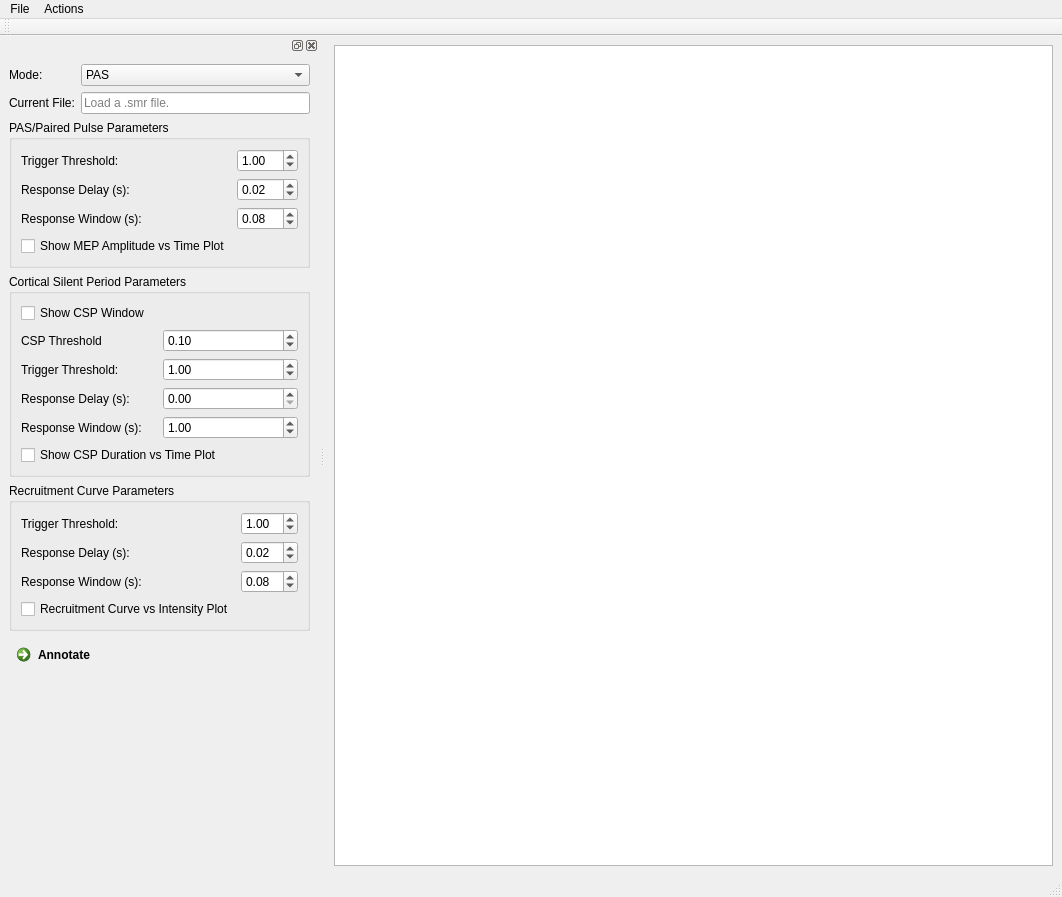
<?xml version="1.0" encoding="UTF-8"?>
<ui version="4.0">
 <class>MainWindow</class>
 <widget class="QMainWindow" name="MainWindow">
  <property name="geometry">
   <rect>
    <x>0</x>
    <y>0</y>
    <width>1062</width>
    <height>897</height>
   </rect>
  </property>
  <property name="windowTitle">
   <string>MainWindow</string>
  </property>
  <widget class="QWidget" name="centralwidget">
   <layout class="QGridLayout" name="gridLayout">
    <item row="0" column="0">
     <widget class="GraphicsLayoutWidget" name="graphicsView"/>
    </item>
   </layout>
  </widget>
  <widget class="QMenuBar" name="menubar">
   <property name="geometry">
    <rect>
     <x>0</x>
     <y>0</y>
     <width>1062</width>
     <height>21</height>
    </rect>
   </property>
   <widget class="QMenu" name="menuFile">
    <property name="title">
     <string>File</string>
    </property>
    <widget class="QMenu" name="menuSave">
     <property name="title">
      <string>Save</string>
     </property>
     <addaction name="actionCSV"/>
    </widget>
    <addaction name="actionLoad"/>
    <addaction name="menuSave"/>
    <addaction name="separator"/>
    <addaction name="actionExit"/>
   </widget>
   <widget class="QMenu" name="menuActions">
    <property name="title">
     <string>Actions</string>
    </property>
    <addaction name="actionAnnotate_Min_Max"/>
    <addaction name="actionClear_Scene"/>
    <addaction name="separator"/>
    <addaction name="actionManually_Add_Trigger"/>
   </widget>
   <addaction name="menuFile"/>
   <addaction name="menuActions"/>
  </widget>
  <widget class="QStatusBar" name="statusbar"/>
  <widget class="QToolBar" name="toolBar">
   <property name="windowTitle">
    <string>toolBar</string>
   </property>
   <attribute name="toolBarArea">
    <enum>TopToolBarArea</enum>
   </attribute>
   <attribute name="toolBarBreak">
    <bool>false</bool>
   </attribute>
  </widget>
  <widget class="QDockWidget" name="dockWidget">
   <attribute name="dockWidgetArea">
    <number>1</number>
   </attribute>
   <widget class="QWidget" name="dockWidgetContents">
    <layout class="QGridLayout" name="gridLayout_3">
     <item row="0" column="0">
      <layout class="QGridLayout" name="gridLayout_2">
       <item row="1" column="0">
        <widget class="QLabel" name="label_2">
         <property name="text">
          <string>Current File:</string>
         </property>
        </widget>
       </item>
       <item row="0" column="0">
        <widget class="QLabel" name="label">
         <property name="text">
          <string>Mode: </string>
         </property>
        </widget>
       </item>
       <item row="0" column="1">
        <widget class="QComboBox" name="comboBox">
         <item>
          <property name="text">
           <string>PAS</string>
          </property>
         </item>
         <item>
          <property name="text">
           <string>Recruitment Curve</string>
          </property>
         </item>
         <item>
          <property name="text">
           <string>Paired Pulse</string>
          </property>
         </item>
         <item>
          <property name="text">
           <string>Cortical Silent Period</string>
          </property>
         </item>
        </widget>
       </item>
       <item row="1" column="1">
        <widget class="QLineEdit" name="lineEdit">
         <property name="readOnly">
          <bool>true</bool>
         </property>
         <property name="placeholderText">
          <string>Load a .smr file.</string>
         </property>
        </widget>
       </item>
      </layout>
     </item>
     <item row="4" column="0">
      <widget class="QCommandLinkButton" name="command_annotate_button">
       <property name="text">
        <string>Annotate</string>
       </property>
      </widget>
     </item>
     <item row="5" column="0">
      <spacer name="verticalSpacer">
       <property name="orientation">
        <enum>Qt::Vertical</enum>
       </property>
       <property name="sizeHint" stdset="0">
        <size>
         <width>20</width>
         <height>40</height>
        </size>
       </property>
      </spacer>
     </item>
     <item row="1" column="0">
      <widget class="QGroupBox" name="groupBox">
       <property name="title">
        <string>PAS/Paired Pulse Parameters</string>
       </property>
       <layout class="QGridLayout" name="gridLayout_6">
        <item row="2" column="1">
         <widget class="QDoubleSpinBox" name="pas_response_window_spinbox">
          <property name="singleStep">
           <double>0.010000000000000</double>
          </property>
          <property name="value">
           <double>0.080000000000000</double>
          </property>
         </widget>
        </item>
        <item row="0" column="0">
         <widget class="QLabel" name="label_6">
          <property name="text">
           <string>Trigger Threshold:</string>
          </property>
         </widget>
        </item>
        <item row="1" column="0">
         <widget class="QLabel" name="label_5">
          <property name="text">
           <string>Response Delay (s):</string>
          </property>
         </widget>
        </item>
        <item row="1" column="1">
         <widget class="QDoubleSpinBox" name="pas_response_delay_spinbox">
          <property name="singleStep">
           <double>0.010000000000000</double>
          </property>
          <property name="value">
           <double>0.020000000000000</double>
          </property>
         </widget>
        </item>
        <item row="0" column="1">
         <widget class="QDoubleSpinBox" name="pas_trigger_threshold_spinbox">
          <property name="singleStep">
           <double>0.100000000000000</double>
          </property>
          <property name="value">
           <double>1.000000000000000</double>
          </property>
         </widget>
        </item>
        <item row="2" column="0">
         <widget class="QLabel" name="label_7">
          <property name="text">
           <string>Response Window (s):</string>
          </property>
         </widget>
        </item>
        <item row="3" column="0">
         <widget class="QCheckBox" name="pas_show_mep_amplitude_checkbox">
          <property name="text">
           <string>Show MEP Amplitude vs Time Plot</string>
          </property>
         </widget>
        </item>
       </layout>
      </widget>
     </item>
     <item row="2" column="0">
      <widget class="QGroupBox" name="groupBox_2">
       <property name="title">
        <string>Cortical Silent Period Parameters</string>
       </property>
       <layout class="QGridLayout" name="gridLayout_4">
        <item row="5" column="0" colspan="2">
         <widget class="QCheckBox" name="csp_duration_vs_time_checkbox">
          <property name="text">
           <string>Show CSP Duration vs Time Plot</string>
          </property>
         </widget>
        </item>
        <item row="1" column="1">
         <widget class="QDoubleSpinBox" name="csp_csp_threshold_spinbox">
          <property name="singleStep">
           <double>0.010000000000000</double>
          </property>
          <property name="value">
           <double>0.100000000000000</double>
          </property>
         </widget>
        </item>
        <item row="3" column="1">
         <widget class="QDoubleSpinBox" name="csp_response_delay_spinbox">
          <property name="singleStep">
           <double>0.100000000000000</double>
          </property>
         </widget>
        </item>
        <item row="2" column="1">
         <widget class="QDoubleSpinBox" name="csp_trigger_threshold_spinbox">
          <property name="singleStep">
           <double>0.100000000000000</double>
          </property>
          <property name="value">
           <double>1.000000000000000</double>
          </property>
         </widget>
        </item>
        <item row="1" column="0">
         <widget class="QLabel" name="label_14">
          <property name="text">
           <string>CSP Threshold</string>
          </property>
         </widget>
        </item>
        <item row="4" column="1">
         <widget class="QDoubleSpinBox" name="csp_response_window_spinbox">
          <property name="singleStep">
           <double>0.100000000000000</double>
          </property>
          <property name="value">
           <double>1.000000000000000</double>
          </property>
         </widget>
        </item>
        <item row="3" column="0">
         <widget class="QLabel" name="label_4">
          <property name="text">
           <string>Response Delay (s):</string>
          </property>
         </widget>
        </item>
        <item row="4" column="0">
         <widget class="QLabel" name="label_13">
          <property name="text">
           <string>Response Window (s):</string>
          </property>
         </widget>
        </item>
        <item row="2" column="0">
         <widget class="QLabel" name="label_12">
          <property name="text">
           <string>Trigger Threshold:</string>
          </property>
         </widget>
        </item>
        <item row="0" column="0">
         <widget class="QCheckBox" name="csp_show_csp_window_checkbox">
          <property name="text">
           <string>Show CSP Window</string>
          </property>
         </widget>
        </item>
       </layout>
      </widget>
     </item>
     <item row="3" column="0">
      <widget class="QGroupBox" name="groupBox_3">
       <property name="title">
        <string>Recruitment Curve Parameters</string>
       </property>
       <layout class="QGridLayout" name="gridLayout_7">
        <item row="2" column="1">
         <widget class="QDoubleSpinBox" name="rc_response_window_spinbox">
          <property name="singleStep">
           <double>0.010000000000000</double>
          </property>
          <property name="value">
           <double>0.080000000000000</double>
          </property>
         </widget>
        </item>
        <item row="0" column="0">
         <widget class="QLabel" name="label_8">
          <property name="text">
           <string>Trigger Threshold:</string>
          </property>
         </widget>
        </item>
        <item row="1" column="0">
         <widget class="QLabel" name="label_9">
          <property name="text">
           <string>Response Delay (s):</string>
          </property>
         </widget>
        </item>
        <item row="1" column="1">
         <widget class="QDoubleSpinBox" name="rc_response_delay_spinbox">
          <property name="singleStep">
           <double>0.010000000000000</double>
          </property>
          <property name="value">
           <double>0.020000000000000</double>
          </property>
         </widget>
        </item>
        <item row="0" column="1">
         <widget class="QDoubleSpinBox" name="rc_trigger_threshold_spinbox">
          <property name="singleStep">
           <double>0.100000000000000</double>
          </property>
          <property name="value">
           <double>1.000000000000000</double>
          </property>
         </widget>
        </item>
        <item row="2" column="0">
         <widget class="QLabel" name="label_10">
          <property name="text">
           <string>Response Window (s):</string>
          </property>
         </widget>
        </item>
        <item row="3" column="0">
         <widget class="QCheckBox" name="rc_show_rc_checkbox">
          <property name="text">
           <string>Recruitment Curve vs Intensity Plot</string>
          </property>
         </widget>
        </item>
       </layout>
      </widget>
     </item>
    </layout>
   </widget>
  </widget>
  <action name="actionLoad">
   <property name="text">
    <string>Load</string>
   </property>
  </action>
  <action name="actionCSV">
   <property name="text">
    <string>CSV</string>
   </property>
  </action>
  <action name="actionExit">
   <property name="text">
    <string>Exit</string>
   </property>
  </action>
  <action name="actionAnnotate_Min_Max">
   <property name="text">
    <string>Annotate Min/Max</string>
   </property>
  </action>
  <action name="actionClear_Scene">
   <property name="text">
    <string>Clear Scene</string>
   </property>
  </action>
  <action name="actionManually_Add_Trigger">
   <property name="text">
    <string>Manually Add Trigger</string>
   </property>
  </action>
 </widget>
 <customwidgets>
  <customwidget>
   <class>GraphicsLayoutWidget</class>
   <extends>QGraphicsView</extends>
   <header>pyqtgraph</header>
  </customwidget>
 </customwidgets>
 <resources/>
 <connections/>
</ui>
